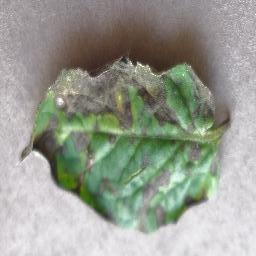
#> input picture LeafDiseaseDetection/app/dataset/train/early_blight/Tomato___Early_blight_original_04e38351-80bc-4260-8a4d-187f7817c3e5___RS_Erly.B 7439.JPG_7b399779-3aaf-4760-8eb6-a4aba06519ee.JPG, 256 x 256 px; its folder holds only this picture in this run
$ python train_model.py
#> lines starting #> are read from the running program, lines starting #| are printed output that depends on the picture
import os
import cv2
import numpy as np
from sklearn.neighbors import KNeighborsClassifier
import pickle


def read_data(path="dataset/train/", size=(32, 32)):
    images, labels, label_dict = read_data_with_labels(path, size)
    return np.array(images), np.array(labels), label_dict


def read_data_with_labels(path="dataset/train/", size=(32, 32)):
#> called with path = 'dataset/train/', size = (32, 32)
    images, labels = [], []
    label_dict = {}
    lbl = 0
    for folder_name in os.listdir(path):
        lbl += 1
        label_dict[lbl] = folder_name
        p = os.path.join(path, folder_name)
        for file in os.listdir(p):
            img = cv2.imread(os.path.join(p, file), cv2.IMREAD_GRAYSCALE)
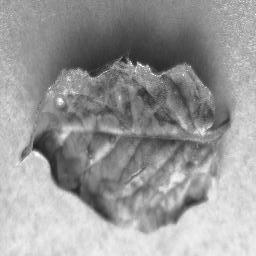
#> img: shape (256, 256); min 14, max 255, mean 153.3
            if img is not None:
                img = cv2.resize(img, size)
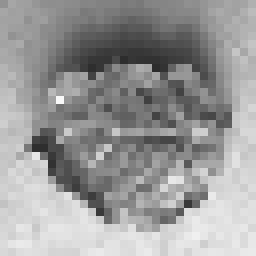
#> img: shape (32, 32) (shown 8 times larger); min 44, max 249, mean 153.8
                images.append(img)
                labels.append(lbl)
    if not images or not labels:
        raise ValueError("No data found or error occurred while reading data.")
    return images, labels, label_dict


def train_knn(X, y):
    knn = KNeighborsClassifier(n_neighbors=1)
    knn.fit(X, y)
    return knn


if __name__ == '__main__':
    X, y, label_dict = read_data()
#> in read_data, `images, labels, label_dict = read_data_with_labels(path, size)`: images = 1 item; labels = [1]; label_dict = {1: 'early_blight'}
#> y = [1]; label_dict = {1: 'early_blight'}
    num_samples, width, height = X.shape
#> num_samples = 1; width = 32; height = 32
    X = X.reshape(num_samples, width * height)
    knn = train_knn(X, y)
    with open('models/knn_model.pkl', 'wb') as f:
        pickle.dump((knn, label_dict), f)

$ run again, on LeafDiseaseDetection/app/dataset/train/early_blight/Tomato___Early_blight_original_2792287f-aa8e-4c03-aabe-479e75cdc0f8___RS_Erly.B 9584.JPG_ce716644-239b-4846-a259-a76818ce5baf.JPG
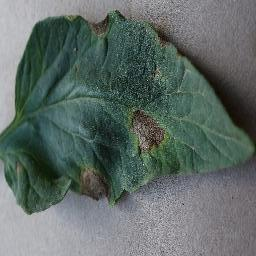
#> input picture LeafDiseaseDetection/app/dataset/train/early_blight/Tomato___Early_blight_original_2792287f-aa8e-4c03-aabe-479e75cdc0f8___RS_Erly.B 9584.JPG_ce716644-239b-4846-a259-a76818ce5baf.JPG, 256 x 256 px
#> in read_data_with_labels, `img = cv2.imread(os.path.join(p, file), cv2.IMREAD_GRAYSCALE)`:
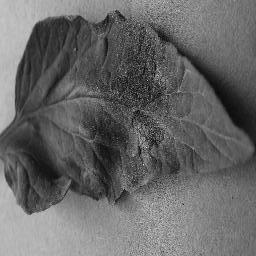
#> img: shape (256, 256); min 0, max 244, mean 102.8
#> in read_data_with_labels, `img = cv2.resize(img, size)`:
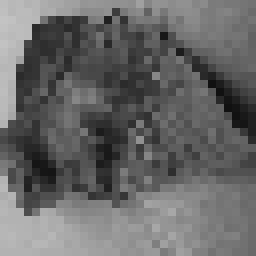
#> img: shape (32, 32) (shown 8 times larger); min 16, max 196, mean 103
#> in read_data, `images, labels, label_dict = read_data_with_labels(path, size)`: images = 1 item; labels = [1]; label_dict = {1: 'early_blight'}
#> `X, y, label_dict = read_data()`: y = [1]; label_dict = {1: 'early_blight'}

$ run again, on LeafDiseaseDetection/app/dataset/train/early_blight/Tomato___Early_blight_original_30f2c918-bb60-4d4f-b171-7fecdfac7cac___RS_Erly.B 9543.JPG_ec0632ec-5a7b-4951-acfd-3aea4f8b0eb9.JPG
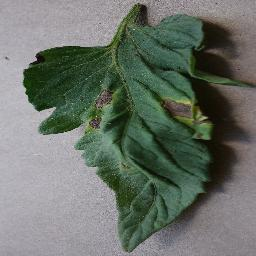
#> input picture LeafDiseaseDetection/app/dataset/train/early_blight/Tomato___Early_blight_original_30f2c918-bb60-4d4f-b171-7fecdfac7cac___RS_Erly.B 9543.JPG_ec0632ec-5a7b-4951-acfd-3aea4f8b0eb9.JPG, 256 x 256 px
#> in read_data_with_labels, `img = cv2.imread(os.path.join(p, file), cv2.IMREAD_GRAYSCALE)`:
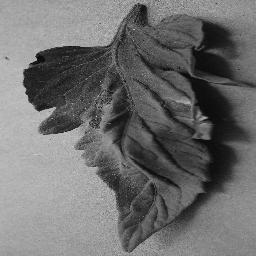
#> img: shape (256, 256); min 0, max 207, mean 110.2
#> in read_data_with_labels, `img = cv2.resize(img, size)`:
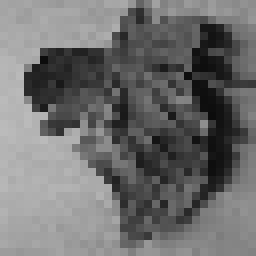
#> img: shape (32, 32) (shown 8 times larger); min 12, max 187, mean 110.3
#> in read_data, `images, labels, label_dict = read_data_with_labels(path, size)`: images = 1 item; labels = [1]; label_dict = {1: 'early_blight'}
#> `X, y, label_dict = read_data()`: y = [1]; label_dict = {1: 'early_blight'}
